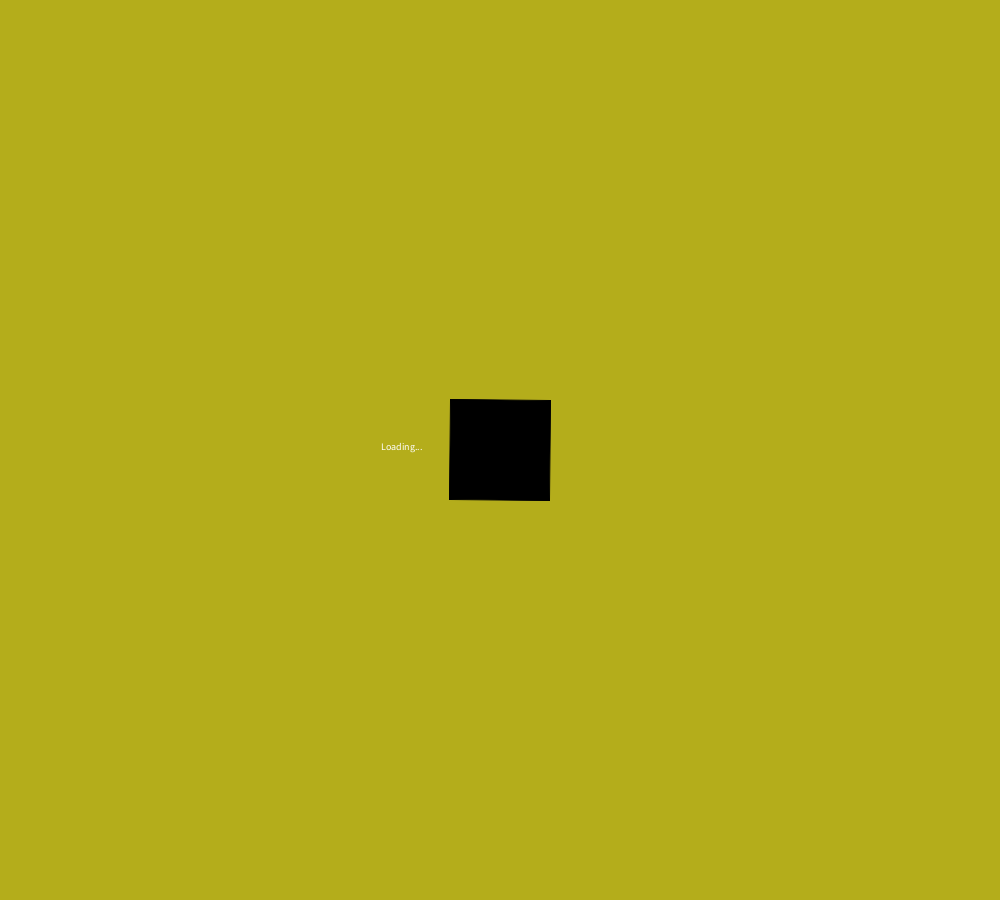
Frame 1 (no input)
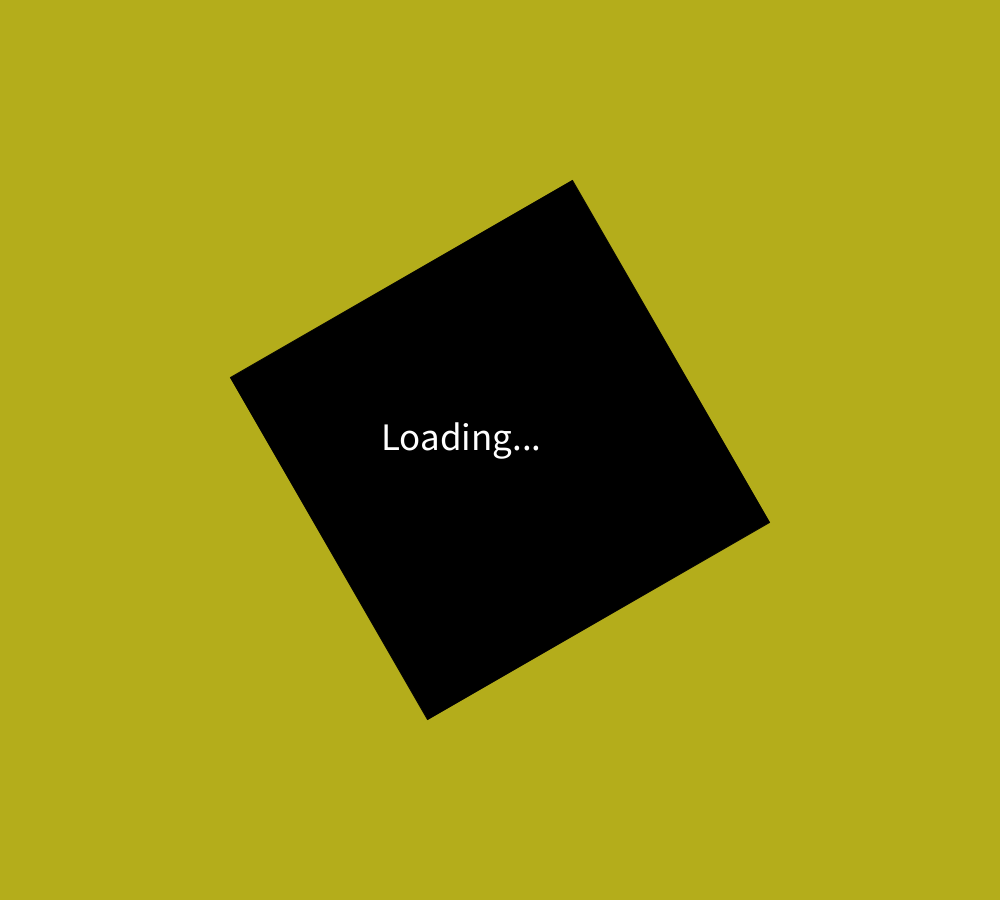
Frame 60 (the mouse pressed at the canvas centre just before this capture)
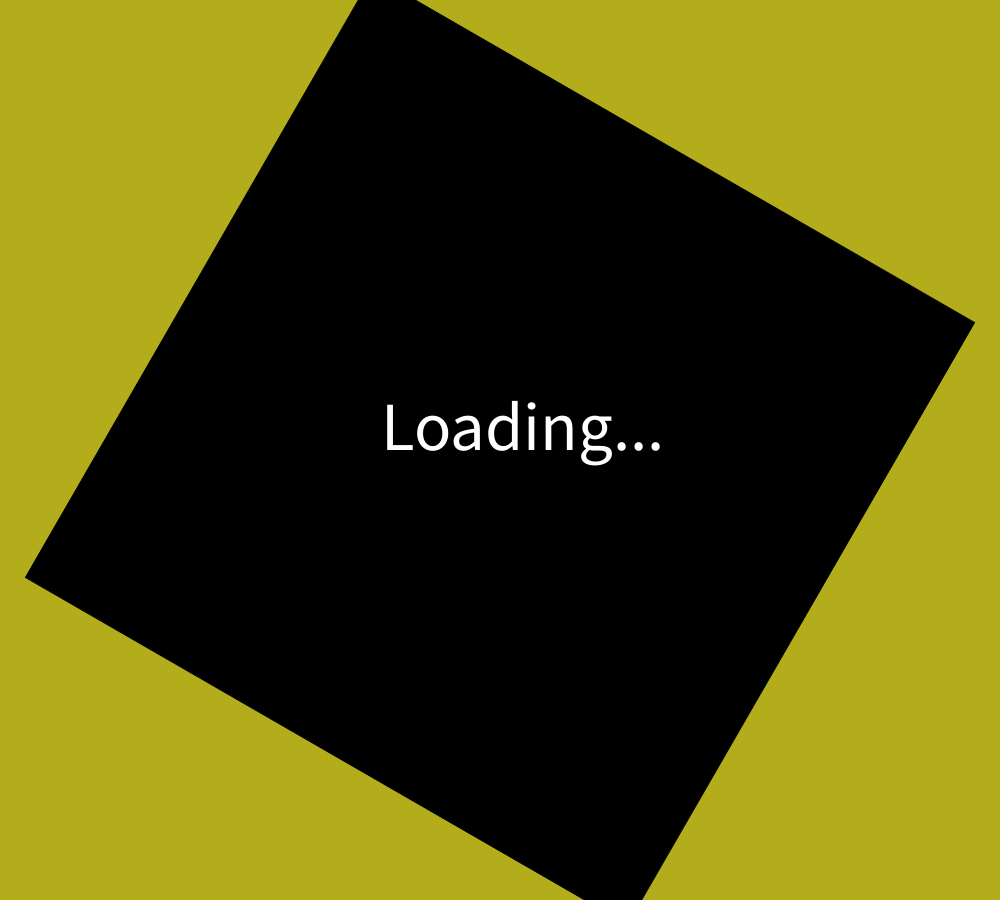
Frame 120 (the mouse held since frame 60 and released just before this capture)

The Processing sketch that drew these frames (run headless with seeded random() and noise(); from frame 60 on, the mouse is pressed at the canvas centre):

// Processing sketch: Assignment1
// ── Assignment1.pde
Button ButtonQ;
Button ButtonW;
Button ButtonO;
Button ButtonP;


void setup()
{
  size(1000,900);
  ButtonQ = new Button(150,750,200,50);
  ButtonW = new Button(150,850,200,50);
  ButtonO = new Button(850,750,200,50);
  ButtonP = new Button(850,850,200,50);
  
}
  float Sx1=100;
  float Sy1=100;
  int Sx =100;
  int Sy = 100;
  int state = 0;
  int Mx1=0;
  int My1=0;
  int rectx = 0;
  int rectx2 = 1000;
  float radary = 1000;
  float line1x=300;
  float line1y=700;
  float rad=0;
  float screenx1=500;
  float screenx2=0;
  float a = 300, b = 400;
  float fuel=0;
  float rx=0; 
  float ry=0;
  float rad2=0;
  int count=0;
void draw()
{
  background(255);
  
  
  
  switch(state)
  {
    case 0:
    loadingScreen();
      break;
     
    case 1:
    
      background(0);
      stroke(#B4AD1B, 100);
     if(Mx1 <= width)
     {
         Mx1=Mx1+15;
     } 
      for(int i=100;  i<1000; i=i+100)
      {
        line(0,i,Mx1,i);
      }
      
       if(My1 <= height)
       {
         My1=My1+15;
       } 
      for(int i=100;  i<1000; i=i+100)
      {
        line(i,0,i,My1); 
      }
      if(rectx <= 148)
      {
        rectx=rectx+2;
      }
      if(rectx2 >= 852)
      {
        rectx2=rectx2-2;
      }
      if(radary >=750)
      {
        radary=radary-3.5;
      }
      if (keyPressed)
      {  
        if(key == 'q')
        {
          ButtonQ.buttonPressed = true;
          state = 2;
        }
        if(key == 'w')
        {
          ButtonW.buttonPressed = true;
          state =3;
        }
        if(key == 'o')
        {
          ButtonO.buttonPressed = true;
          state = 4;
        }
        if(key == 'p')
        {
          ButtonP.buttonPressed = true;
        }
        
      }
      if(rectx2 <= 852)
      {  
         ButtonQ.drawButton();
         ButtonW.drawButton();
         ButtonO.drawButton();
         ButtonP.drawButton();
       
      }
       
       if(rectx2 <= 852)
      { 
        line(300,700,100,600);
        line(700,700,900,600);
        line(100,600,100,100);
        line(900,600,900,100);
        line(100,100,300,0);
        line(900,100,700,0);
      }
      if(radary<=750)
      {
         noFill();
         ellipse(500,750,50,50);
         ellipse(500,750,150,150);
         ellipse(500,750,250,250);
      }
        if(radary<=750)
      {  
        if(rad<=280)
        {
          rad=rad+3;
        }
        else
        {
          rad=0;
        }
      }
      rect(500,radary,300,300);
      if(radary<=750)
      {
         if(screenx2<800)
         {
           stroke(#B4AD1B);
           screenx2=screenx2+10;
         }
      }
       if(screenx2>=800)
         {
           for(int i=100; i<=500; i=i+50)
           {
             line(i,102,i,Sx1);
           }
           if(Sx1 <= height-310)
           {
               Sx1=Sx1+15;
           } 
           if(screenx2>=800)
           {
           for(int i=100; i<=600; i=i+50)
           {
             line(100,i,Sy1,i);
           }
           if(Sy1 <= width-510)
           {
               Sy1=Sy1+10;
           }   
     
         }  
         if(Sy1 >= width-510)
         {
           fill (#B4AD1B);
           ellipse(150,550,25,25);
           noFill();
         }
         if(Sy1 >= width-510)
         {
           fill (#B4AD1B);
           ellipse(450,150,25,25);
           noFill();
           stroke(255,0,0);
           line(150, 550, 450 - a, 150 + b);
         }
         if(a >= 0 )
         {
            a--;
         }
         if(b >= 0)
         {
             b -= 1.33;
         }
         else 
         {
           a=300;
           b=400;
         }
          stroke(#B4AD1B);
         ellipse(500,750,rad,rad);
         if(Sy1 >= width-510)
         {
              textSize(32);
              text("Distance to destination:",510,150);
              text("8.6 Light Years",510,180);
              text("Q - Fuel Check",510,250);
              text("W - Weapon Systems",510,300);
              text("O - Radar ",510,350);
              text("P - Back",510,400);
              
             
         }
       }
             if(radary<=750)
           {    
                rectMode(CENTER);
                stroke(#B4AD1B);
                rect(500,350,screenx2,-500);
          }
         stroke(#B4AD1B);
        line(300,700,line1x,line1y);
        stroke(#B4AD1B);
        noFill();
        rect(rectx,900,300,400);
        rect(rectx2, 900, 300, 400);
      break;
     
      case 2:
      rectMode(CORNER);
      background (0);
      textSize(32);
      text("Fuel Update",400,800);
      fill(0,255,0);
      if(fuel<=800)
      {
         fuel=fuel+5;
      }
      if(fuel <=300)
      {
         fill(255,0,0);
      }
      else if(fuel <=600)
      {
        fill(255,255,0);
      }
      else if(fuel <=800)
      {
        fill (0,255,0);
      }
      rect(100,500,fuel,100);
      if(fuel>=800)
      {
        noFill();
        stroke(#B4AD1B);
        rect(250,100,500,200);
        fill(#B4AD1B);
        text("Fuel is at 100%",370,200);
      }
      if (keyPressed)
      {  
        if(key == 'q')
        {
          ButtonQ.buttonPressed = true;
          state = 2;
        }
        if(key == 'w')
        {
          ButtonW.buttonPressed = true;
          state =3;
        }
        if(key == 'o')
        {
          ButtonO.buttonPressed = true;
          state =4;
        }
        if(key == 'p')
        {
          ButtonP.buttonPressed = true;
          state=1;
          fuel=0;
        }
        
      }
      break;
      
      case 3:
      drawGame();
      
      break;
      
      case 4:
      noFill();
      rectMode(CORNER);
      background(0);
      stroke(#B4AD1B);

          if(rx<=900)
          {
            rx=rx+10;
          }
          else if(ry<=800)
         {
           ry=ry+10;
         }
         rect(50,50,rx,ry);
         if(ry>=800)
         {
           ellipse(500,450,100,100);
           ellipse(500,450,250,250);
           ellipse(500,450,400,400);
           ellipse(500,450,550,550);
           ellipse(500,450,700,700);
        
         }
         ellipse(500,450,rad2,rad2);
         if(ry>=800)
         {
             if(rad2<=780)
             {
               rad2=rad2+5;
               
             }
             else
             {
               rad2=0;
             }
         }
         if(rad2>=200)
          {
            noStroke();
            fill(255,0,0);
            ellipse(450,500,25,25);
            noFill();
          }
          if(rad2 >400)
          {
            fill(255,0,0);
            ellipse(600,300,25,25);
            noFill();
          }
          if(rad2>700)
           {
            fill(255,0,0);
            ellipse(200,600,25,25);
            noFill();
          }
          if (keyPressed)
          {  
            if(key == 'q')
            {
              ButtonQ.buttonPressed = true;
              state = 2;
            }
            if(key == 'w')
            {
              ButtonW.buttonPressed = true;
              state =3;
            }
            if(key == 'o')
            {
              ButtonO.buttonPressed = true;
              state =4;
            }
            if(key == 'p')
            {
              ButtonP.buttonPressed = true;
              state=1;
              fuel=0;
            }
          } 
          break;
  }

}
// ── Button.pde
class Button
{
  int x1;
  int y1;
  int lengthb;
  int widthb;
  boolean buttonPressed = false;
  
  Button(int startX, int startY, int len, int wid)
  {
    x1=startX;
    y1=startY;
    lengthb=len;
    widthb= wid;
    
    
  }
  
  void drawButton()
  {  
      if(buttonPressed == true) 
      {
        fill(#B4AD1B);
        stroke(#B4AD1B);    
        rect(x1,y1,lengthb,widthb);
        
      }
      else 
      {
        fill(0);
        stroke(#B4AD1B);    
        rect(x1,y1,lengthb,widthb);
      }
  }
}
  
  

void loadingScreen()
{
        background(#B4AD1B);
      translate(width/2, height/2);
      rotate(radians(frameCount));
      rectMode(CENTER);
      fill(0,0,0);
      rect(0,0,Sx,Sy);
      rotate(radians(-frameCount));
      rectMode(CENTER);
      textSize(Sx/10);
      fill(255); 
      text("Loading...",-120,0);
      if (Sx != width && Sy != height) 
      {
        Sx=Sx+5;
        Sy=Sy+5;
      }
      else
      {
        state = 1;
      }
      
}
// ── weapon.pde
  //general variables
  int counter=0;
  
  
  
  //bug variables
  
  float boxWidth=50;
  float xpos=250;
  float ypos=0;
  float xpos2=400;
  float ypos2=0;
  float xdirection=1;
  float ydirection=1;
  float xdirection2=1;
  float ydirection2=1;
  float xspeed = 3.0f;
  float yspeed= .7f;
  float xspeed2 =3.0f;
  float yspeed2 = .7f;
  
  //ship variables
  float shipx=200;
  float shipwidth = 100;
  float shipHeight = 20;

void drawGame()
{
  rectMode(CENTER);
 background(0);
   //draw bug
   fill( 0,255,0);
   noStroke();
   rect (xpos, ypos, boxWidth, boxWidth );
   
    xpos = xpos + ( xspeed * xdirection );
    ypos = ypos + ( yspeed * ydirection );

    if(ypos<=height-50 && counter!=300)
     {                     // move bug left/right
           if (xpos > width-boxWidth || xpos < boxWidth)
           {
                xdirection *= -1;
           }
           
           //move bug down
           if (ypos > height-boxWidth || ypos < 0)
           {
               ydirection *= -1;
           }
           //draw ship
           fill(0,0,255);
           rect(shipx, height-shipHeight,shipwidth,shipwidth);
                
           //control ship
           if (keyPressed)
           {
               if (key==CODED)
              {
                      if( keyCode == LEFT)
                      {  
                           if( shipx != 0)
                           {
                               shipx-=5;
                           }
                      }
                      if( keyCode == RIGHT)
                      {
                          if(shipx!=1000)
                          {
                               shipx+=5;
                          }
                      }// end if RIGHT key
                      if( keyCode == UP)
                      {
                          stroke(255,0,0);
                          line(shipx,height-70,shipx,0);
                          if(shipx+35>=xpos && shipx+35<=xpos+50)
                          {
                               counter=counter+10;
                               xpos=random(100,400);
                               ypos=0;
                               if(xspeed<7)
                               {
                                    xspeed=xspeed+.1;
                               }
                               if(yspeed<3)
                               {
                                     yspeed=yspeed+.1;
                               }
                          }
                          if(shipx+35>=xpos2 && shipx+35<=xpos2+50)
                          {
                               counter=counter+10;
                               xpos2=random(100,400);
                               ypos2=0;
                               if(xspeed<7)
                               {
                                    xspeed2=xspeed2+.1;
                               }
                               if(yspeed<3)
                               {
                                     yspeed2=yspeed2+.1;
                               }
                          }
                      }//end if for UP key
              }//end if for key==coded
             }//end if for keyPressed
             
             fill(255);
             text("score:",20,50);
             text(counter,120,50);
      
           if(counter>=100)
           {
                 fill( 0,255,0);
                 noStroke();
                 rect (xpos2, ypos2, boxWidth, boxWidth );
       
                 xpos2 = xpos2 + ( xspeed2 * xdirection2 );
                 ypos2 = ypos2 + ( yspeed2 * ydirection2 );
                 
                 
                  if (xpos2 > width-boxWidth || xpos2 < boxWidth)
                     {
                          xdirection2 *= -1;
                     }
                     //move bug down
                     if (ypos2 > height-boxWidth || ypos2 < 0)
                     {
                         ydirection2 *= -1;
                     }
           }  
   
     }//end if for whole function
     else
     {
       background(0);
       text("Press 'P' to continue",350,500);
           if (keyPressed)
      {  
        if(key == 'q')
        {
          ButtonQ.buttonPressed = true;
          state = 2;
        }
        if(key == 'w')
        {
          ButtonW.buttonPressed = true;
          state =3;
        }
        if(key == 'o')
        {
          ButtonO.buttonPressed = true;
          state =4;
        }
        if(key == 'p')
        {
          ButtonP.buttonPressed = true;
          state=1;
        }
        
      }
     }
}
